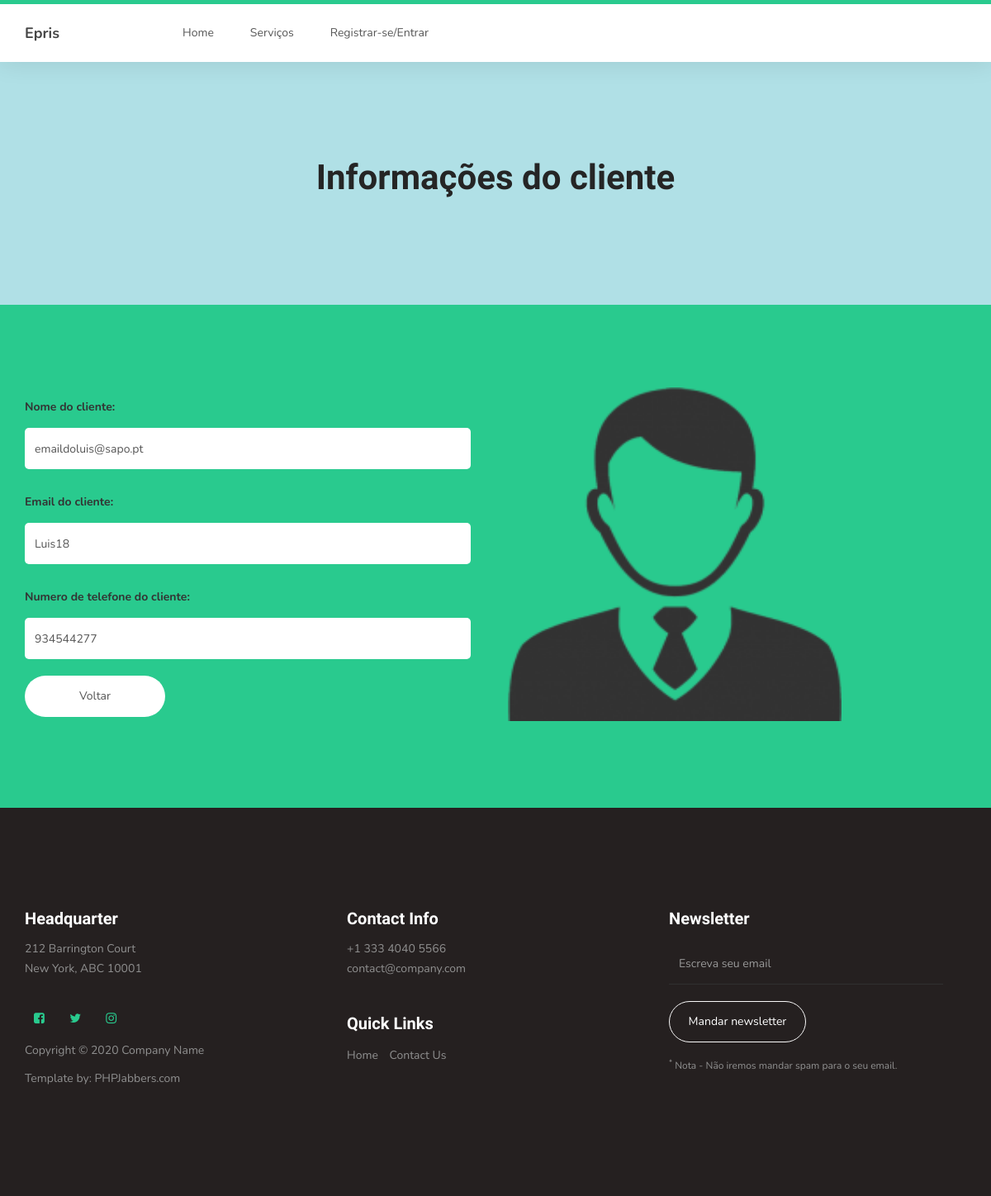
The app's page /perfilCliente.php?id=8, older data.
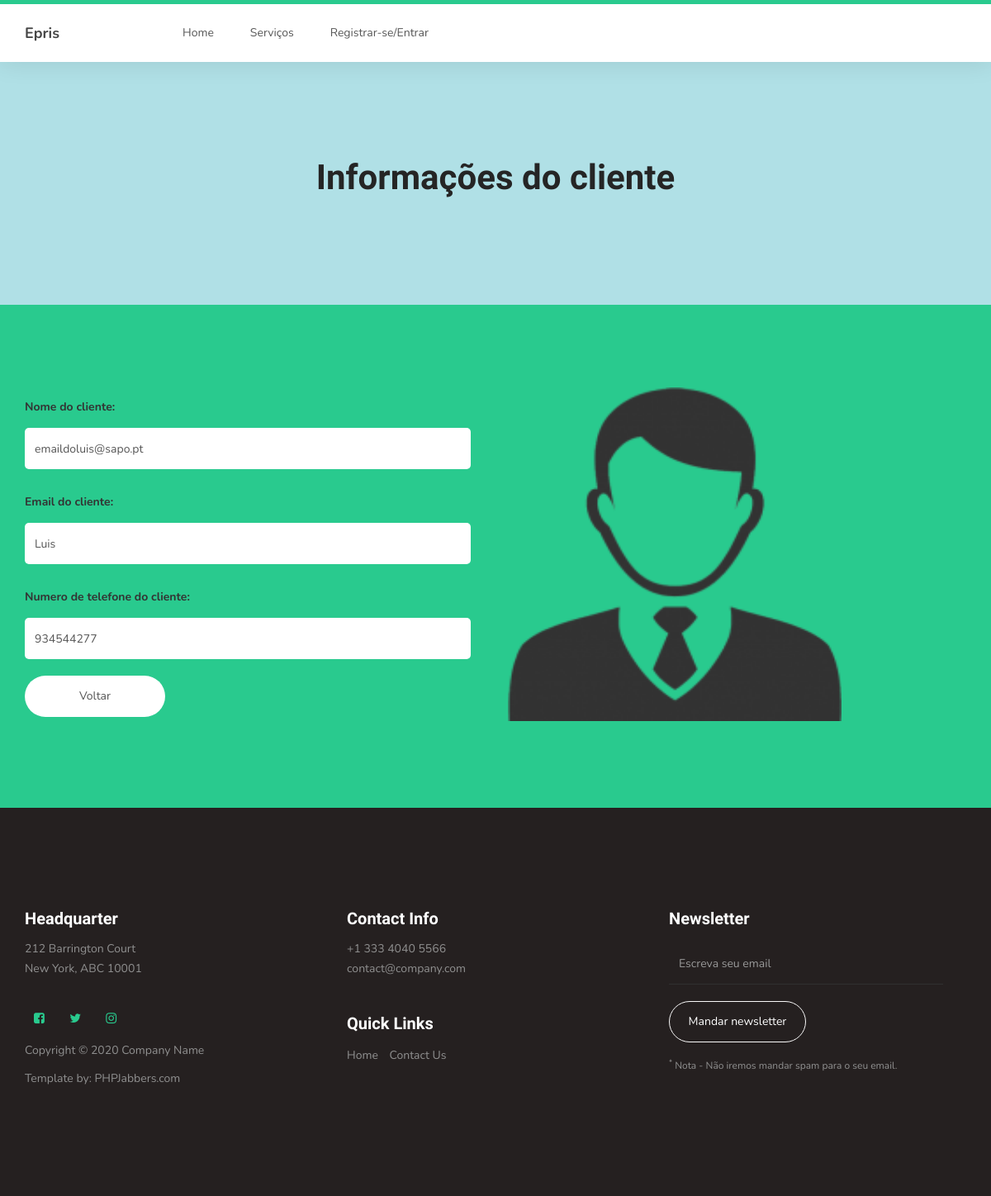
The same page, newer data.
### tables this page shows
CREATE TABLE `utilizadores`  (
  `utilizadorId` int(11) NOT NULL AUTO_INCREMENT,
  `utilizadorNome` varchar(255) NOT NULL,
  `utilizadorTelefone` varchar(45) NOT NULL,
  `utilizadorEmail` varchar(255) NOT NULL,
  `utilizadorEstado` enum('pendente','ativo','inativo') NOT NULL DEFAULT 'pendente',
  `utilizadorUserId` int(11) NOT NULL,
  `utilizadorPontos` int(11) NOT NULL,
  PRIMARY KEY (`utilizadorId`) USING BTREE,
  INDEX `fk_utilizadores_users1_idx`(`utilizadorUserId`) USING BTREE,
  CONSTRAINT `fk_utilizadores_users1` FOREIGN KEY (`utilizadorUserId`) REFERENCES `users` (`userId`) ON DELETE NO ACTION ON UPDATE NO ACTION
);

### perfilCliente.php (the view, shortened to what this page needs)
<?php
include_once("includes/body.inc.php");
$id=intval($_GET['id']);
$sql="select * from utilizadores where utilizadorId =".$id;
$result=mysqli_query($con,$sql);
$dados=mysqli_fetch_array($result);
?>
    <section style="background-color: powderblue">
        <div class="container">
            <div class="text-center">
                <h1>Informações do cliente</h1>
                <br>
            </div>
        </div>
    </section>
    <section id="contact">
        <div class="container">
            <div class="row">
                <div class="col-md-6 col-sm-12">
                    <form id="contact-form" role="form" action="pedidos.php" method="post">
                        <div class="col-md-12 col-sm-12">
                            <label>Nome do cliente:</label>
                            <input type="email" class="form-control" value="<?php echo $dados['utilizadorEmail']?>" name="email" required><br>
                            <label>Email do cliente:</label>
                            <input type="text" class="form-control" value="<?php echo $dados['utilizadorNome']?>" name="nome" required><br>
                            <label>Numero de telefone do cliente:</label>
                            <input type="text" value="<?php echo $dados['utilizadorTelefone']?>" class="form-control" name="telefone" required>
                        </div>
                        <div class="col-md-4 col-sm-12">
                            <input type="submit" class="form-control" name="send message" value="Voltar">
                        </div>
                    </form>
                </div>
                <div class="col-md-6 col-sm-12">
                    <div class="contact-image">
                        <img src="images/perfil.png" style="height: 404px; width: 404px" class="img-responsive">
                    </div>
                </div>
            </div>
        </div>
    </section>

Row changes from the older to the newer data that the page shows:
changed utilizadores "emaildoluis@sapo.pt": nome "Luis18" → "Luis"
